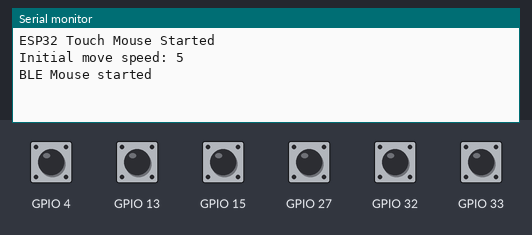
Simulated run of this sketch. Board: ESP32. Parts: the last lines printed to the serial monitor. Inputs (shaded band) come from the test bench; at power-on: GPIO 4, GPIO 13, GPIO 15, GPIO 27, GPIO 32, GPIO 33 HIGH. USB keyboard and mouse output is not drawn.

Above: at 2.2 s.
2.3 s: GPIO 4 pulled LOW for 0.15 s
At 2.7 s:
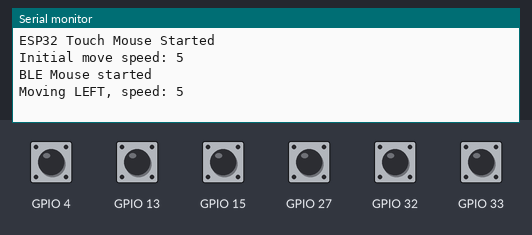
3.9 s: GPIO 13 pulled LOW for 0.15 s
At 5.1 s:
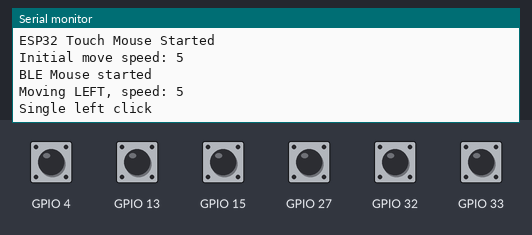
5.5 s: GPIO 15 pulled LOW for 0.15 s
At 6.6 s:
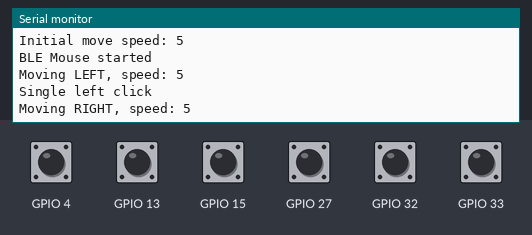
7.1 s: GPIO 27 pulled LOW for 0.15 s
At 7.6 s:
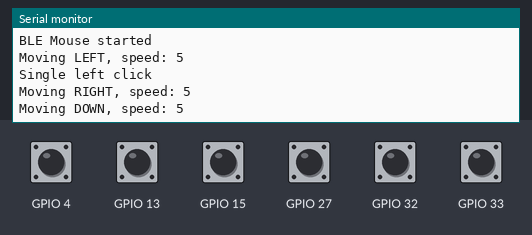
8.7 s: GPIO 32 pulled LOW for 0.15 s
At 9.9 s:
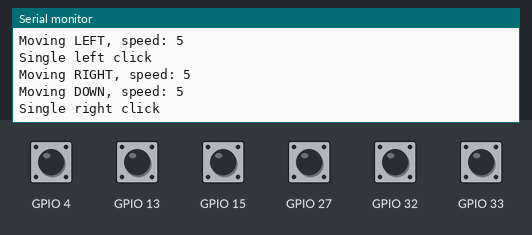
10.3 s: GPIO 33 pulled LOW for 0.15 s
At 11.4 s:
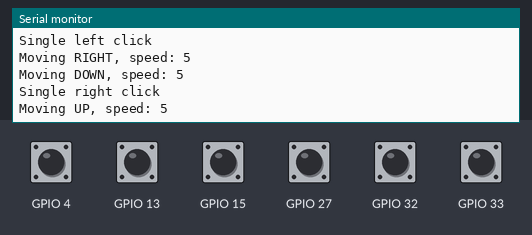

Measured:
- after the input at 2.3 s, the serial monitor: prints a new line at once (image 1)
- after the input at 3.9 s, the serial monitor: prints a new line at once (image 2)
- after the input at 5.5 s, the serial monitor: prints a new line at once (image 3)
- after the input at 7.1 s, the serial monitor: prints a new line at once (image 4)
- after the input at 8.7 s, the serial monitor: prints a new line at once (image 5)
- after the input at 10.3 s, the serial monitor: prints a new line at once (image 6)

The sketch:

touch_minimal.ino
```cpp
#include <BleMouse.h>

/*
 * ESP32 Touch-Controlled BLE Mouse
 *
 * Features:
 * - Touch-based mouse movement (up, down, left, right)
 * - Left and right mouse clicks
 *
 * Pin mapping:
 * D4  - Move left
 * D15 - Move right
 * D33 - Move up
 * D27 - Move down
 * D13 - Left click
 * D32 - Right click
 */

BleMouse bleMouse("ESP32-Touch-Mouse");

int threshold = 10;
int moveSpeed = 5; // Base movement speed

// Touch detection flags
bool touchLeftDetected = false;    // D4 - left
bool touchRightDetected = false;   // D15 - right
bool touchUpDetected = false;      // D33 - up
bool touchDownDetected = false;    // D27 - down
bool touchLeftClickDetected = false;  // D13 - left click
bool touchRightClickDetected = false; // D32 - right click


void handleTouchLeft() {
  touchLeftDetected = true;
}

void handleTouchDown() {
  touchDownDetected = true;
}

void handleTouchRight() {
  touchRightDetected = true;
}

void handleTouchLeftClick() {
  touchLeftClickDetected = true;
}

void handleTouchUp() {
  touchUpDetected = true;
}

void handleTouchRightClick() {
  touchRightClickDetected = true;
}

void setup() {
  Serial.begin(115200);
  delay(1000);
  Serial.println("ESP32 Touch Mouse Started");
  Serial.print("Initial move speed: ");
  Serial.println(moveSpeed);

  // Assign touch interrupt handlers
  touchAttachInterrupt(4, handleTouchLeft, threshold);        // LEFT
  touchAttachInterrupt(27, handleTouchDown, threshold);       // DOWN
  touchAttachInterrupt(15, handleTouchRight, threshold);      // RIGHT
  touchAttachInterrupt(13, handleTouchLeftClick, threshold);  // LEFT CLICK
  touchAttachInterrupt(33, handleTouchUp, threshold);         // UP
  touchAttachInterrupt(32, handleTouchRightClick, threshold); // RIGHT CLICK

  bleMouse.begin();
  Serial.println("BLE Mouse started");
}

void loop() {

  // Handle movement
  if (touchLeftDetected) {
    bleMouse.move(-moveSpeed, 0);
    Serial.print("Moving LEFT, speed: ");
    Serial.println(moveSpeed);
  }

  if (touchRightDetected) {
    bleMouse.move(moveSpeed, 0);
    Serial.print("Moving RIGHT, speed: ");
    Serial.println(moveSpeed);
  }

  if (touchUpDetected) {
    bleMouse.move(0, -moveSpeed);
    Serial.print("Moving UP, speed: ");
    Serial.println(moveSpeed);
  }

  if (touchDownDetected) {
    bleMouse.move(0, moveSpeed);
    Serial.print("Moving DOWN, speed: ");
    Serial.println(moveSpeed);
  }

  if (touchLeftClickDetected) {
    bleMouse.click(MOUSE_LEFT);
    Serial.println("Single left click");
  }

  if (touchRightClickDetected) {
    bleMouse.click(MOUSE_RIGHT);
    Serial.println("Single right click");
    delay(100);
  }

  // Reset touch flags
  touchLeftDetected = false;
  touchRightDetected = false;
  touchDownDetected = false;
  touchLeftClickDetected = false;
  touchUpDetected = false;
  touchRightClickDetected = false;

  delay(10);
}
```
